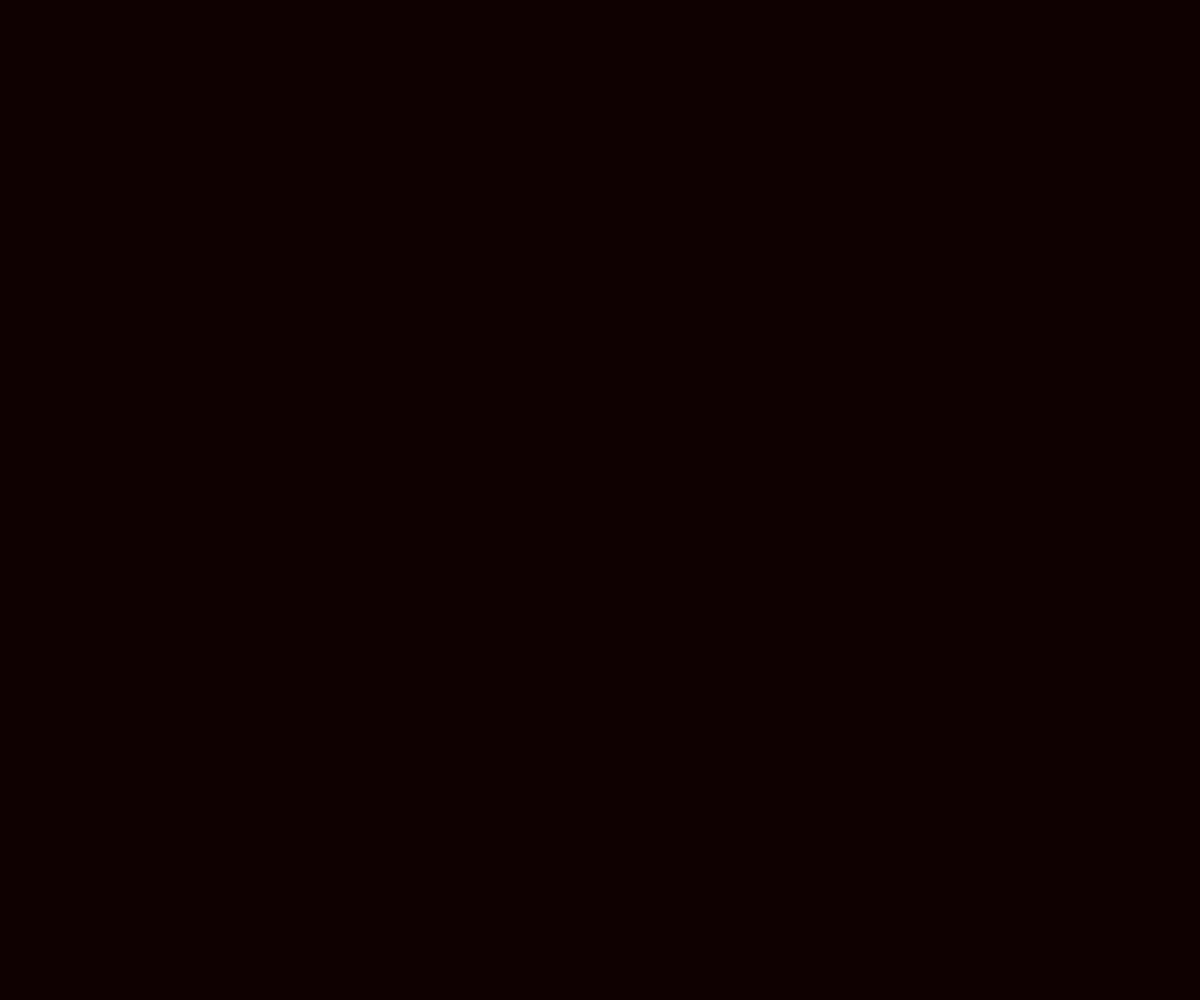
Frame 1 (no input)
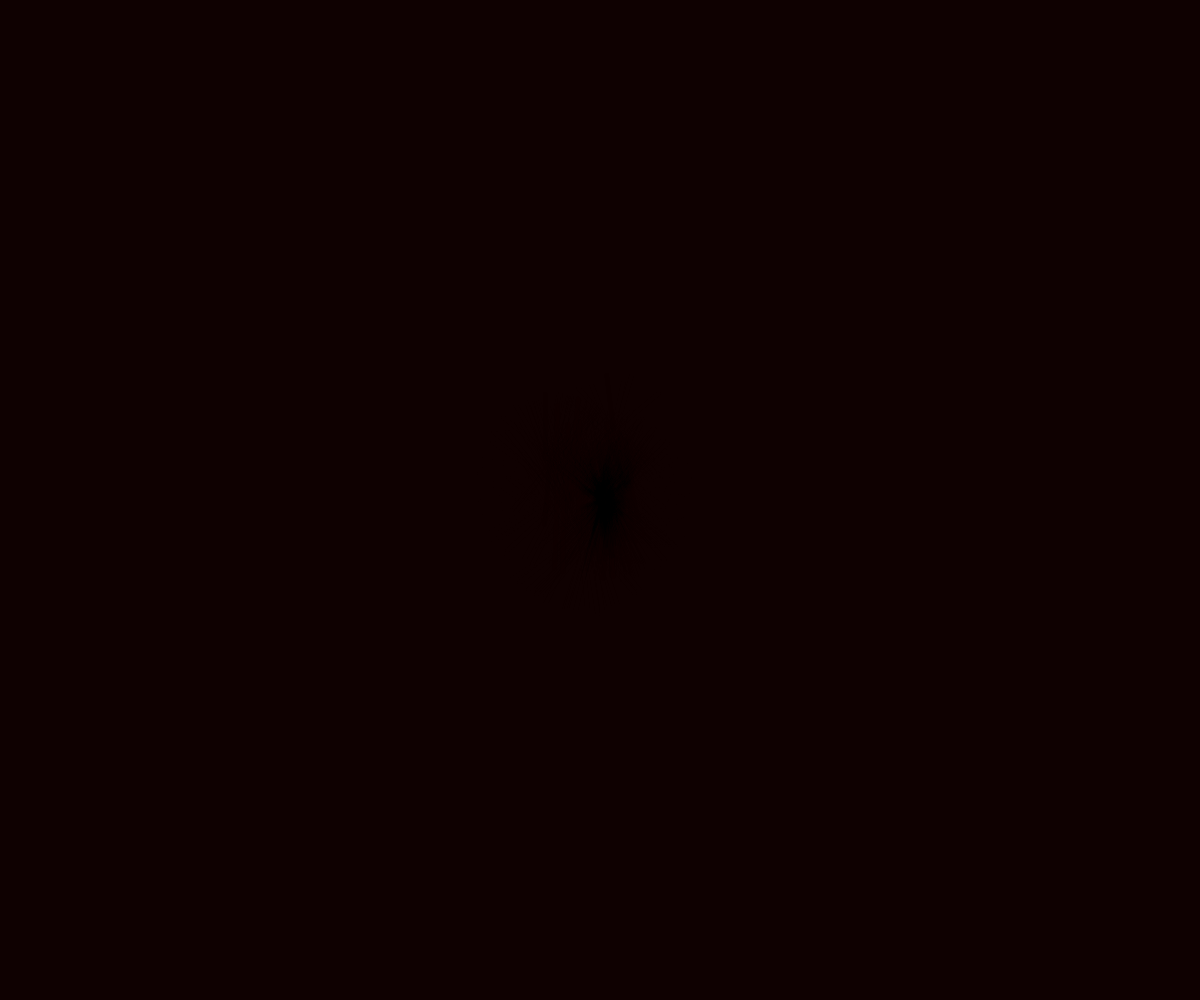
Frame 60 (no input)
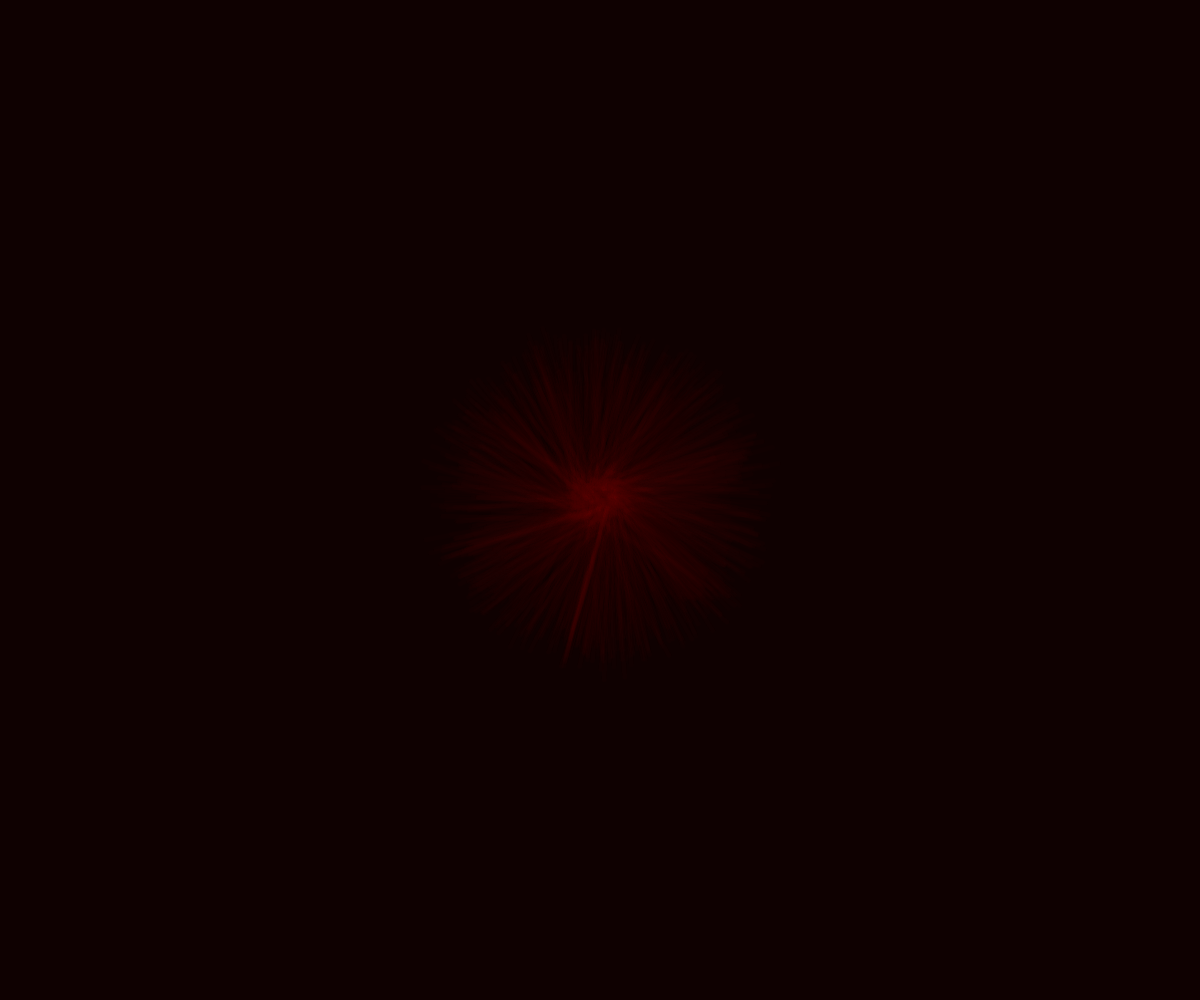
Frame 120 (the mouse pressed at the canvas centre since frame 60)

The p5.js sketch that drew these frames (run headless with seeded random() and noise() and a simulated clock; from frame 60 on, the mouse is pressed at the canvas centre):

// p5.js sketch
// ── sketch.js
/**
 * CollatzSunrise
 * Inspired by Daniel Shiffman's
 * Coding in the Cabana 2: Collatz Conjecture
 * @author <https://github.com/anuraghazra>
 * @demo <https://anuraghazra.github.io/canvasFun/collatzSunrise>
 */

let i = 0;
let a = 0;

let canvas;
const config = {
  len: 2,
  angle: 1,
  innerRadius: 10,
  rollX: 100,
  rollY: 100,
  x: 0,
  y: 0,
  RedMultipler: 100,
  GreenMultipler: 15,
  BlueMultipler: 10,
  OverlayBlend: false,
};

function setup() {
  canvas = createCanvas(windowWidth, windowHeight);
  background(15, 1, 1);
  config.x = width / 2;
  config.y = height / 2;

  // only reset drawing on canvas click
  canvas.elt.addEventListener("click", (e) => {
    config.x = e.offsetX;
    config.y = e.offsetY;
    i = 0;
    a = 0;
    background(1000, 100, 100);
  });
}

function draw() {
  i++;
  a += 0.01;
  compute(i);
}

function Collatz(n) {
  if (n % 2 == 0) {
    return n / 2;
  } else {
    return (n * 3 + 1) / 2;
  }
}

function compute(i) {
  let n = i;
  push();
  config.OverlayBlend && blendMode(OVERLAY);
  resetMatrix();
  translate(config.x, config.y);
  do {
    n = Collatz(n);
    // visualize
    if (n % 2 == 0) {
      rotate(config.angle);
    } else {
      rotate(-config.angle * a);
    }
    strokeWeight(5);
    // 500, 15, 50,
    stroke(
      a * config.RedMultipler,
      a * config.GreenMultipler,
      a * config.BlueMultipler,
      constrain(a * 5, 0, 255)
    );
    line(
      a * config.rollX,
      a * config.rollY,
      a * config.innerRadius,
      -config.len
    );
    translate(0, -config.len);
  } while (n !== 1);
  pop();
}
